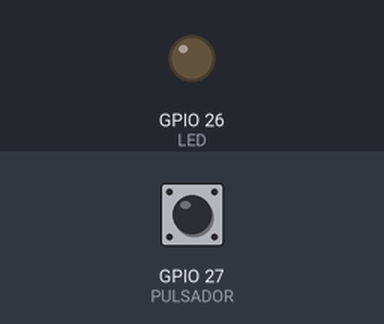
Recording of a sketch running on a simulated ESP32. Shown: output pins drawn as LEDs (lit = HIGH). The inputs (shaded band) are chosen by the test bench; at power-on: GPIO 27 (PULSADOR) HIGH.

Above: at 1.2 s.
1.3 s: GPIO 27 (PULSADOR) pulled LOW for 0.15 s
At 1.8 s:
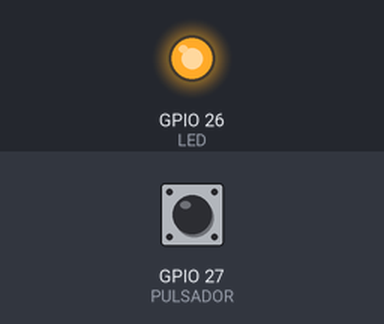
2.9 s: GPIO 27 (PULSADOR) pulled LOW for 1 s
At 4.3 s:
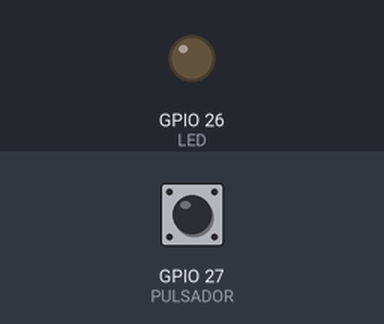
5.4 s: GPIO 27 (PULSADOR) pulled LOW for 3.2 s
At 6.2 s:
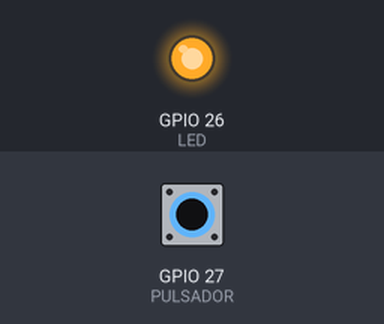
Timing chart, 0 to 8.4 s (numbered marks = the images above; inputs shaded):
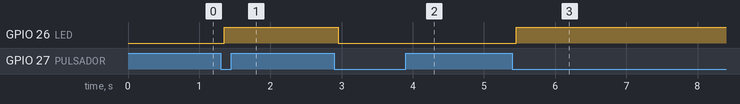

The sketch:

T1_Reto4_Antirrebote.ino
```cpp
// Taller 1 - Reto 4: reto 3 con antirrebote por tiempo (millis)
const int PULSADOR = 27;                     // GPIO 27 del ESP32
const int LED = 26;                          // GPIO 26 del ESP32
const int PRESIONADO = LOW;                  // logica invertida por INPUT_PULLUP

bool estadoLed = false;
int estadoPulsador = !PRESIONADO;            // estado estable (validado) del pulsador
int ultimaLectura = !PRESIONADO;             // lectura instantanea anterior
unsigned long ultimoTiempoRebote = 0;
const unsigned long TIEMPO_ANTIRREBOTE = 50; // 50 ms para filtrar el ruido mecanico

void setup() {
  pinMode(PULSADOR, INPUT_PULLUP);
  pinMode(LED, OUTPUT);
  digitalWrite(LED, estadoLed);
}

void loop() {
  int lectura = digitalRead(PULSADOR);

  // 1. si la lectura cambia respecto a la anterior, se reinicia el temporizador
  if (lectura != ultimaLectura) {
    ultimoTiempoRebote = millis();
  }

  // 2. solo se acepta el cambio si la lectura lleva 50 ms sin variar
  if ((millis() - ultimoTiempoRebote) > TIEMPO_ANTIRREBOTE) {
    if (lectura != estadoPulsador) {
      estadoPulsador = lectura;

      // 3. si el estado estable es PRESIONADO (flanco de bajada), conmuta el LED
      if (estadoPulsador == PRESIONADO) {
        estadoLed = !estadoLed;
        digitalWrite(LED, estadoLed);
      }
    }
  }
  ultimaLectura = lectura;
}
```

Measured:
- after the input at 1.3 s, GPIO 26 (LED): LOW → HIGH after 0.05 s
- after the input at 2.9 s, GPIO 26 (LED): HIGH → LOW after 0.05 s
- after the input at 5.4 s, GPIO 26 (LED): LOW → HIGH after 0.05 s
